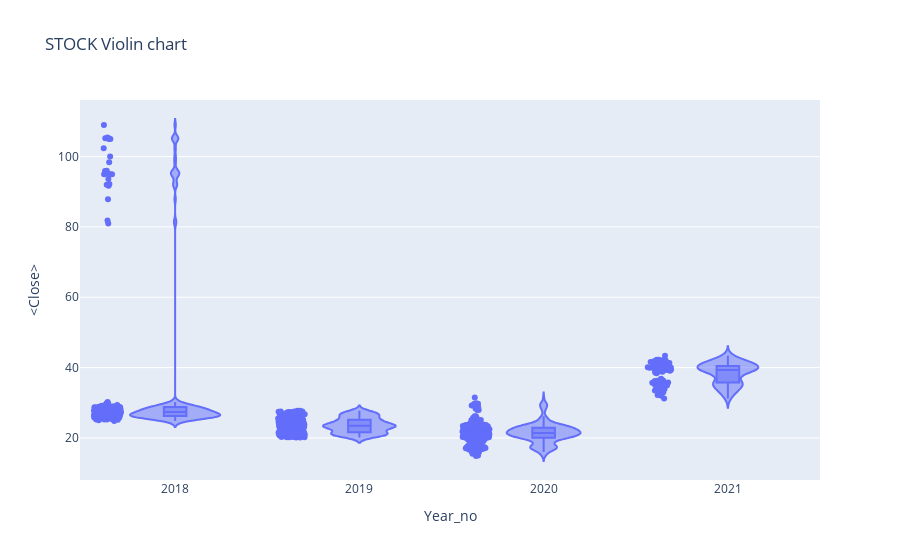

Notebook cell for this chart:
### Code cell
#px.violin(df_tips, y="tip", x="smoker", color="sex", box=True, points="all",
#          hover_data=df_tips.columns)

fig = go.Figure()
px.violin(df,x='Year_no',y='<Close>',box =True, points='all',
         hover_data=df.columns, title = 'STOCK Violin chart')

### Figure 1 — Plotly figure (JSON) as saved in the notebook; plotly's stock layout.template omitted (floating-point values rounded to 4 significant figures; data arrays with more than 128 entries replaced by an {"elided": "..."} marker saying what was removed)
{"data": [{"alignmentgroup": "True", "box": {"visible": true}, "customdata": {"elided": "730x3 mixed values"}, "hovertemplate": "Year_no=%{x}<br><Close>=%{y}<br>datetime=%{customdata[0]}<br><Volume>=%{customdata[1]}<br>Period=%{customdata[2]}<extra></extra>", "legendgroup": "", "marker": {"color": "#636efa"}, "name": "", "offsetgroup": "", "orientation": "v", "points": "all", "scalegroup": "True", "showlegend": false, "type": "violin", "x": {"elided": "730 int values"}, "x0": " ", "xaxis": "x", "y": {"elided": "730 float values"}, "y0": " ", "yaxis": "y"}], "layout": {"legend": {"tracegroupgap": 0}, "title": {"text": "STOCK Violin chart"}, "violinmode": "group", "xaxis": {"anchor": "y", "domain": [0, 1], "title": {"text": "Year_no"}}, "yaxis": {"anchor": "x", "domain": [0, 1], "title": {"text": "<Close>"}}}}
